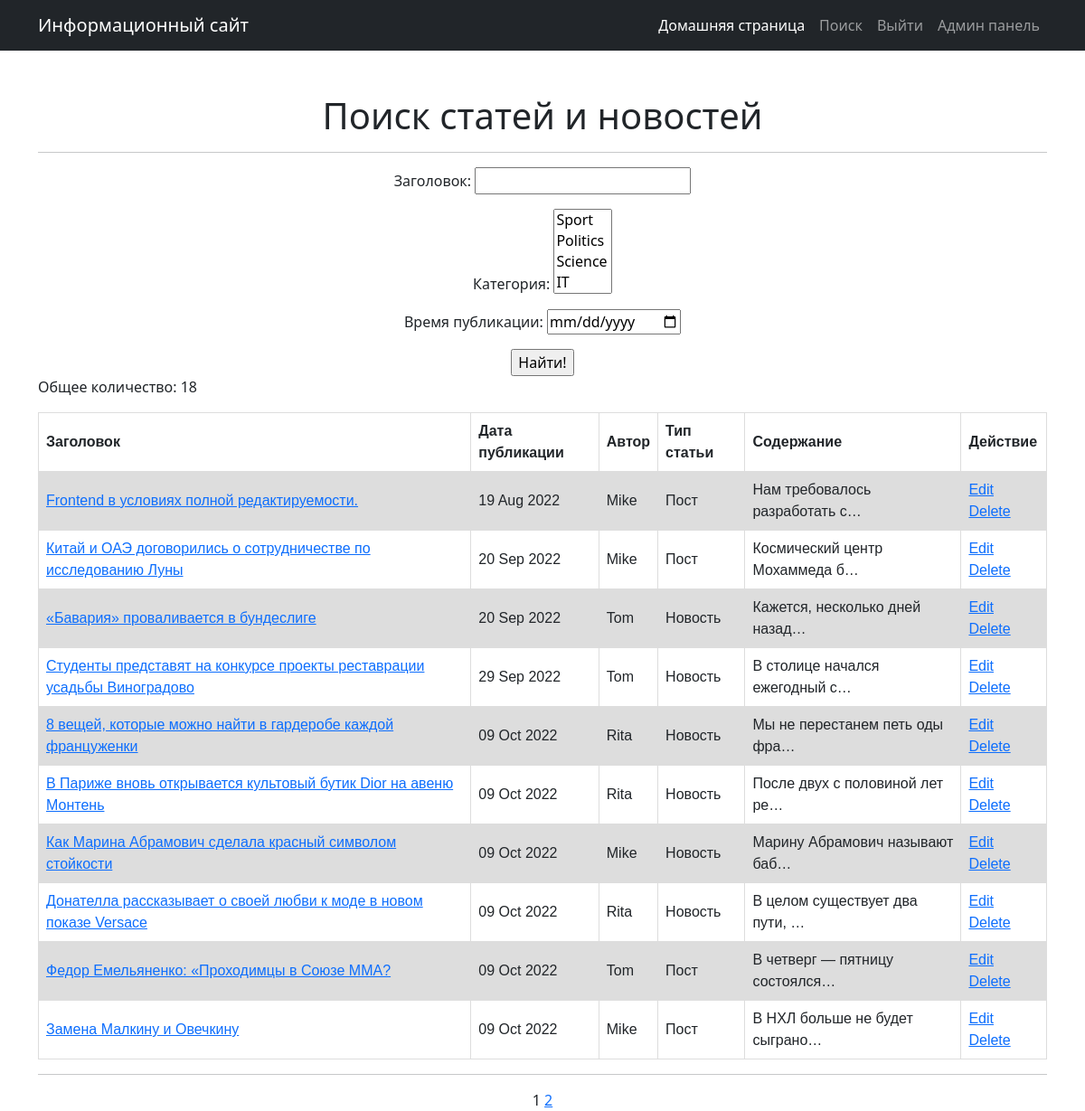
Screenshot of /news/search/ (signed in) with the database file from the repository.
### news/models.py (models this page shows, shortened)
class Post(models.Model):
    ARTICLE = 'AR'
    NEWS = 'NW'
    TYPES = [
        (ARTICLE, "Пост"),
        (NEWS, "Новость")
    ]
    title = models.CharField(max_length=254)
    content = models.TextField()
    rating = models.IntegerField(default=0)
    type = models.CharField(max_length=10,
                            choices=TYPES,
                            blank=True,
                            null=True,
                            default='post'
                            )
    cr_time = models.DateTimeField(auto_now_add=True)
    postAuthor = models.ForeignKey(Author, on_delete=models.RESTRICT)
    category = models.ManyToManyField(Category, through='PostCategory')
    class Meta:
        verbose_name = "Пост"
        verbose_name_plural = "Посты"

class Author(models.Model):
    author = models.OneToOneField(User,
                                  on_delete=models.CASCADE,
                                  primary_key=True  # Первичный ключ будет тот же, что и внешний ключ
                                  )
    rating = models.SmallIntegerField(default=0)
    def __str__(self):
        return f"{self.author}"
    class Meta:
        verbose_name = "Автор"
        verbose_name_plural = "Авторы"

### news/views.py (the view)
# urls.py: path('search/', SearchNewsList.as_view(), name='news_search'),
class SearchNewsList(ListView):
    model = Post
    ordering = 'cr_time'
    template_name = 'searchpostslist.html'
    context_object_name = 'newslist'
    paginate_by = 10
    def get_queryset(self):
        queryset = super().get_queryset()  # Изначальный queryset = Post.objects.all()
        self.newsfilterset = NewsFilter(self.request.GET, queryset)  # Применяем к нему параметры QueryDict из фильтра NewsFilter
        return self.newsfilterset.qs  # Получаем queryset с целевым набором. Теперь это надо добавить в context
    def get_context_data(self, **kwargs):  # Переопределяем контекст
        context = super().get_context_data()
        context['newsfilterset'] = self.newsfilterset  # Добавляем новый QuerySet
        return context

### news/models.py (called while the page is built)
    def __str__(self):
        return f"{self.catname}"

### news/templatetags/custom_filters.py (called while the page is built)
@register.filter()
def censor(value:str, symbol='*')->str:
    badwords_in_text = set(value.split( )) & set(BADWORDS)  #  Список нецензурных слов в тексте путем пересечения множеств
    if badwords_in_text:
        for badword in badwords_in_text:
            censored = badword[0] + (len(badword) - 1) * symbol
            value = value.replace(badword, censored)
    return value

@register.filter()
def typetorus(type_value):
    types = {'AR': "Пост", 'NW': "Новость"}
    return types[type_value]

### news/templatetags/custom_tags.py (called while the page is built)
@register.simple_tag(takes_context=True)  # Регистрируем тег и говорим, что для работы тега требуется передать контекст
def urlreplacer(context, **kwargs):
    req_param = context['request'].GET.copy()  # request.GET содержит QueryDict
    for k, v in kwargs.items():  # Добавляем в "старый" QueryDict новые значения при переходе
        req_param[k] = v
    return req_param.urlencode()

### news/templates/news/searchpostslist.html (shortened to what this page needs)
{% extends 'flatpages/default.html' %}
{% load custom_filters %}
{% load custom_tags %}
{% block content %}
<h1>Поиск статей и новостей</h1>
<hr>
   <form action="" method="get">
       {{ newsfilterset.form.as_p }}
       <input type="submit" value="Найти!"/>
   </form>
<p align="left"> Общее количество: {{ paginator.count }}</p>
{% if newslist %}
    <table border="1" align="center">
        <tr>
            <th align="center">Заголовок</th>
            <th align="center">Дата публикации</th>
            <th align="center">Автор</th>
            <th align="center">Тип статьи</th>
            <th align="center">Содержание</th>
            {% if perms.news.change_post %}
            <th align="center">Действие</th>
            {% endif %}
        </tr>
    {% for news in newslist %}
        <tr>
            <td align="left"><a href="/news/{{ news.pk }}">{{ news.title|censor:"*" }}</a></td>
            <td align="center">{{ news.cr_time|date:'d M Y' }}</td>
            <td align="center">{{ news.postAuthor }}</td>
            <td align="center">{{ news.type|typetorus }}</td>
            <td align="center">{{ news.content|censor:"*"|truncatechars:30 }}</td>
            {% if news.type == 'NW' and perms.news.change_post and perms.news.delete_post %}
                    <td align="center"><a href="{% url 'news_edit' pk=news.pk %}">Edit</a>
                                       <a href="{% url 'news_delete' pk=news.pk %}">Delete</a></td>
            {% endif %}
            {% if news.type == 'AR' and perms.news.change_post and perms.news.delete_post%}
                    <td align="center"><a href="{% url 'article_edit' pk=news.pk %}">Edit</a>
                                       <a href="{% url 'article_delete' pk=news.pk %}">Delete</a></td>
            {% endif %}
        </tr>
    {% endfor %}
    </table>
<hr>
{% endif %}
<div>
{% if paginator.count > paginator.per_page %}
    {{ page_obj.number }}
    {% if page_obj.has_next %}
        <a href="?{% urlreplacer page=page_obj.next_page_number %}">{{ page_obj.next_page_number }}</a>
    {% endif %}
{% endif %}
</div>
{% endblock content %}

### news/templates/news/searchpostslist.html (style rules this page uses)
table { font-family: arial, sans-serif; width: 100%; }
td, th { border: 1px solid #dddddd; text-align: left; padding: 8px; }
tr:nth-child(even) { background-color: #dddddd; }

### rows the page displays
Post: title|censor "Frontend в условиях полной редактируемости.", cr_time "19 Aug 2022", postAuthor "Mike", type|typetorus "Пост", content|censor "Нам требовалось разработать с…", shows "Edit"
Post: title|censor "Китай и ОАЭ договорились о сотрудничестве по исследованию Луны", cr_time "20 Sep 2022", postAuthor "Mike", type|typetorus "Пост", content|censor "Космический центр Мохаммеда б…", shows "Edit"
Post: title|censor "«Бавария» проваливается в бундеслиге", cr_time "20 Sep 2022", postAuthor "Tom", type|typetorus "Новость", content|censor "Кажется, несколько дней назад…", shows "Edit"
Post: title|censor "Студенты представят на конкурсе проекты реставрации усадьбы Виноградово", cr_time "29 Sep 2022", postAuthor "Tom", type|typetorus "Новость", content|censor "В столице начался ежегодный с…", shows "Edit"
Post: title|censor "8 вещей, которые можно найти в гардеробе каждой француженки", cr_time "09 Oct 2022", postAuthor "Rita", type|typetorus "Новость", content|censor "Мы не перестанем петь оды фра…", shows "Edit"
Post: title|censor "В Париже вновь открывается культовый бутик Dior на авеню Монтень", cr_time "09 Oct 2022", postAuthor "Rita", type|typetorus "Новость", content|censor "После двух с половиной лет ре…", shows "Edit"
Post: title|censor "Как Марина Абрамович сделала красный символом стойкости", cr_time "09 Oct 2022", postAuthor "Mike", type|typetorus "Новость", content|censor "Марину Абрамович называют баб…", shows "Edit"
Post: title|censor "Донателла рассказывает о своей любви к моде в новом показе Versace", cr_time "09 Oct 2022", postAuthor "Rita", type|typetorus "Новость", content|censor "В целом существует два пути, …", shows "Edit"
Post: title|censor "Федор Емельяненко: «Проходимцы в Союзе ММА?", cr_time "09 Oct 2022", postAuthor "Tom", type|typetorus "Пост", content|censor "В четверг — пятницу состоялся…", shows "Edit"
Post: title|censor "Замена Малкину и Овечкину", cr_time "09 Oct 2022", postAuthor "Mike", type|typetorus "Пост", content|censor "В НХЛ больше не будет сыграно…", shows "Edit"

### other values shown
{{ paginator.count }} "18"
{{ page_obj.number }} "1"
{{ page_obj.next_page_number }} "2"
